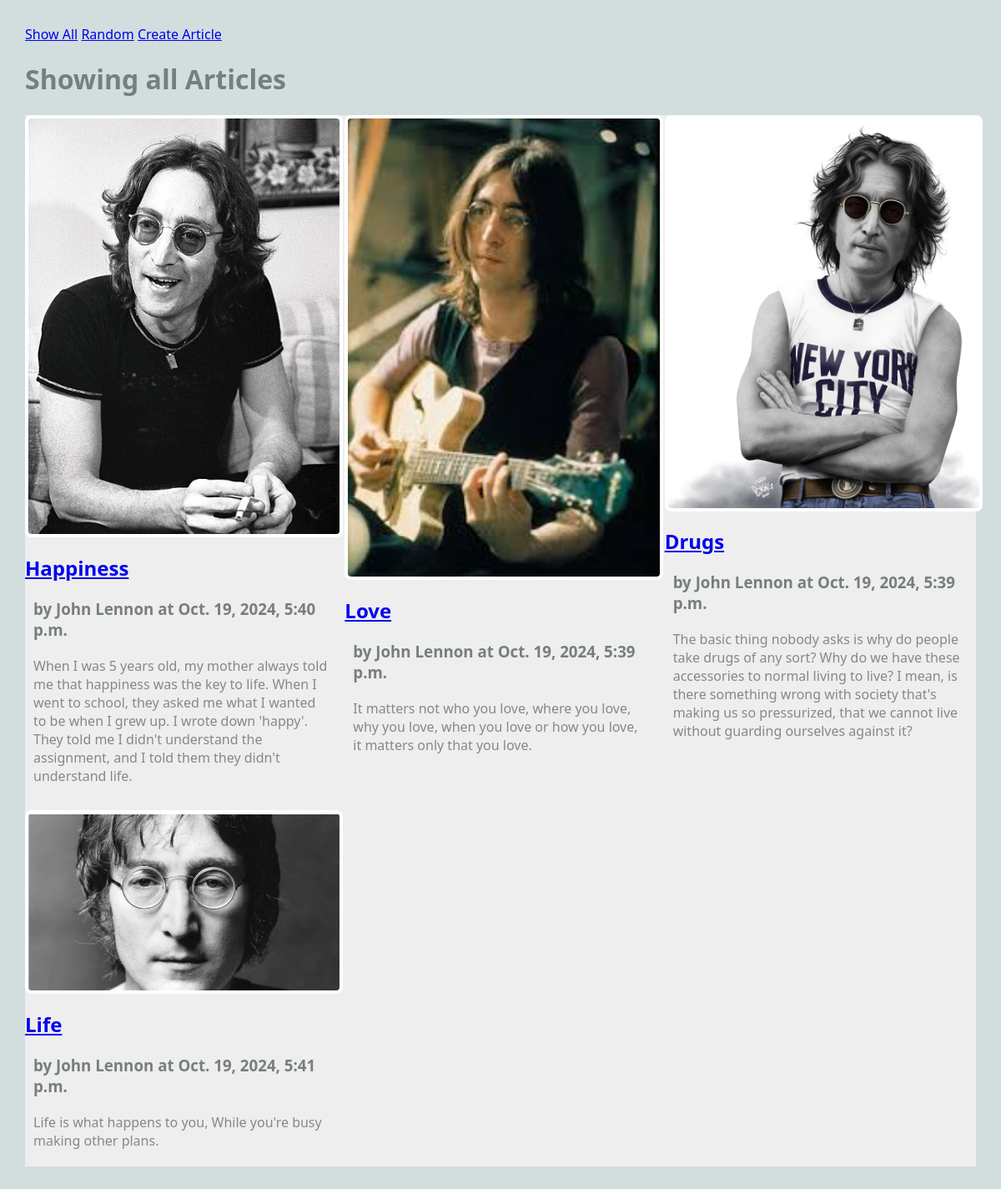
/blog/show_all, run on the app's committed database.
### blog/models.py (models this page shows, shortened)
class Article(models.Model):
    title = models.TextField(blank=False)
    author = models.TextField(blank=False)
    text = models.TextField(blank=False)
    published = models.DateTimeField(auto_now=True)
    image_file = models.ImageField(blank=True) ## new field

### blog/views.py (the view)
# urls.py: path(r'show_all', views.ShowAllView.as_view(), name="show_all"),
class ShowAllView(ListView):
    model = Article
    template_name = 'blog/show_all.html'
    context_object_name = 'articles'

### blog/templates/blog/show_all.html
{% extends 'blog/base.html' %}
{% load static %}
{% block content %}
<h1>Showing all Articles</h1>
<main class="grid-container">
    {% for a in articles %}
    <article>
        <a href="{% url 'article' a.pk %}">
            <img src="{{a.image_file.url}}" alt="{{a.image_file.url}}">
        </a>
        <div>
            <h2><a href="{% url 'article' a.pk %}">{{a.title}}</a></h2>
            <h3>by {{a.author}} at {{a.published}}</h3>
            <p>
                {{a.text}}
            </p>
        </div>
    </article>
    {% endfor %}
</main>
{% endblock %}

### blog/templates/blog/base.html (shortened to what this page needs)
{% load static %}
<html>
    <head>
        <link rel="stylesheet" href="{% static 'styles-blog.css' %}">
    </head>
    <body>
    <nav>
        <ul>
            <a href="{% url 'show_all' %}">Show All</a>
            <a href="{% url 'random' %}">Random</a>
            <a href="{% url 'create_article' %}">Create Article</a>
        </ul>
    </nav>
    {% block content %}{% endblock %}
    </body>
</html>

### static/styles-blog.css (style rules this page uses)
body { margin: 30px; background: #d1dedd; font-family:'Segoe UI', Tahoma, Geneva, Verdana, sans-serif; }
ul, li { padding: 0px; list-style-type: none; }
h1, h2, h3 { color: #767f7e; }
p { color: #828b82; }
.grid-container { background: #eee; max-width: 900px; display: grid; grid-template-columns: repeat(3, 1fr); grid-gap: 10px; max-width: 1200px; margin: 20px auto; }
article img, article.featured img { width: 100%; border: 4px solid #fff; border-radius: 8px; }
article p, article h3 { margin: 20px 10px; }

### data on the page
Article: image_file (picture), title "Happiness", author "John Lennon", published "Oct. 19, 2024, 5:40 p.m.", text "When I was 5 years old, my mother always told me that happiness was the key to life. When I went to school, they asked me what I wanted to be when I grew up. I wrote down 'happy'. They told me I didn't understand the assignment, and I told them they didn't understand life."
Article: image_file (picture), title "Love", author "John Lennon", published "Oct. 19, 2024, 5:39 p.m.", text "It matters not who you love, where you love, why you love, when you love or how you love, it matters only that you love."
Article: image_file (picture), title "Drugs", author "John Lennon", published "Oct. 19, 2024, 5:39 p.m.", text "The basic thing nobody asks is why do people take drugs of any sort? Why do we have these accessories to normal living to live? I mean, is there something wrong with society that's making us so pressurized, that we cannot live without guarding ourselves against it?"
Article: image_file (picture), title "Life", author "John Lennon", published "Oct. 19, 2024, 5:41 p.m.", text "Life is what happens to you, While you're busy making other plans."
